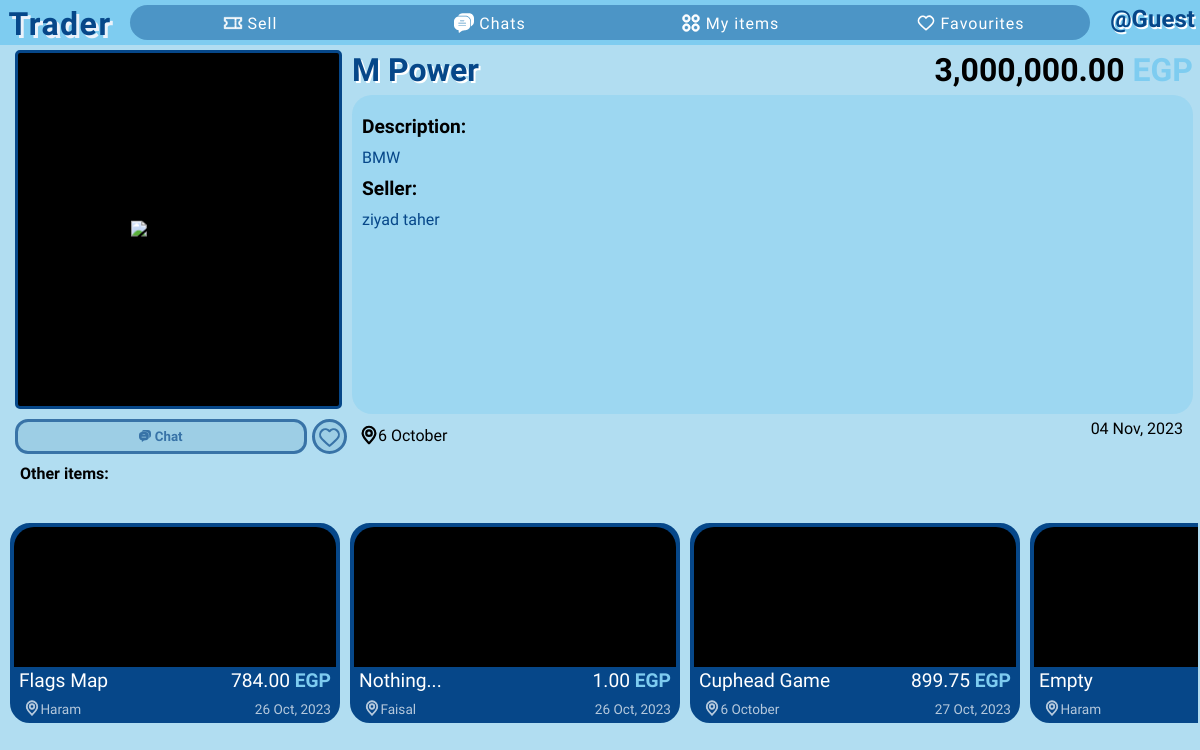
Page /21/ on the committed database.
### app/models.py (models this page shows)
class Item(db.Model):
    id = db.Column(db.Integer, primary_key=True)  # Item ID
    title = db.Column(db.String(100), nullable=False)  # Item title
    description = db.Column(db.Text, nullable=False)  # Item description
    location = db.Column(db.String(100), nullable=False)  # Item location
    price = db.Column(db.Float, default=0, nullable=False)  # Item price
    is_sold = db.Column(db.Boolean, default=False)  # Is item sold?
    created_at = db.Column(db.DateTime)  # Item creation timestamp
    owner = db.Column(db.Integer, db.ForeignKey("user.id"), nullable=False)  # Owner of the item
    images = db.relationship('Image', backref='images_set', lazy=True)  # Images associated with the item
    chats = db.relationship('Chat', backref='chats_set', lazy=True)  # Chats related to the item

class User(db.Model, UserMixin):
    id = db.Column(db.Integer, primary_key=True)  # User ID
    firstname = db.Column(db.String(50), nullable=False)  # First name
    lastname = db.Column(db.String(50), nullable=False)  # Last name
    username = db.Column(db.String(30), unique=True, nullable=False)  # Unique username
    email = db.Column(db.String(120), unique=True, nullable=False)  # Unique email
    password = db.Column(db.String(120), nullable=False)  # Password
    profile_color = db.Column(db.String(25), nullable=True, default=None)  # Profile color
    sent_chat = db.relationship('Chat', backref='sent_by_set', lazy=True, foreign_keys='Chat.sent_by')  # Chats sent by this user
    received_chat = db.relationship('Chat', backref='received_by_set', lazy=True, foreign_keys='Chat.received_by')  # Chats received by this user
    items = db.relationship('Item', backref='item_owner', lazy=True)  # Items posted by this user
    contacts = db.relationship('User', secondary=user_contacts,  # Many-to-many relationship for contacts
                               primaryjoin=(user_contacts.c.contact_id == id),
                               secondaryjoin=(user_contacts.c.contacted_id == id),
                               backref=db.backref('contacted_by', lazy='dynamic'),
                               lazy='dynamic')
    favourites = db.relationship('Item', secondary=favourite_items, backref=db.backref('fav_users', lazy='dynamic'))  # Many-to-many relationship for favorite items

### app/routes.py (the view)
@app.get("/<int:item_id>/")
def single_item(item_id):
    items = []
    item = None
    for entry in Item.query.all():
        if entry.id == item_id:
            item = entry
            seller = User.query.get(item.owner)
        elif entry.is_sold == False:
            items.append(entry)
    if not item:
        abort(404)
    if current_user.is_authenticated:
        is_favourite = item in current_user.favourites
    else:
        is_favourite = False
    return render_template("single-item.html", items=items, item=item, seller=seller, is_favourite=is_favourite)

### app/templates/single-item.html (shortened to what this page needs)
{% extends 'base.html' %}
{% block head %}
    <link rel="stylesheet" href="{{ url_for('static', filename='css/partials/item.css') }}">
    <link rel="stylesheet" href="{{ url_for('static', filename='css/single-item.css') }}">
{% endblock %}
{% block content %}
    <div class="grid-cont">
        <div class="item-img-cont">
            <img src="{{ url_for('serve_image', img_id=item.images[0].id) }}" alt="item-image">
        </div>
        {% if current_user.id == seller.id %}
        <div class="seller-btns edit-delete-status">
            <button class="edit-btn" id="edit-{{ item.id }}">
                <svg fill="green" height="12px" width="12px" version="1.1" xmlns="http://www.w3.org/2000/svg" xmlns:xlink="http://www.w3.org/1999/xlink" viewBox="0 0 348.882 348.882" xml:space="preserve" stroke="green"><g id="SVGRepo_bgCarrier" stroke-width="0"></g><g id="SVGRepo_tracerCarrier" stroke-linecap="round" stroke-linejoin="round"></g><g id="SVGRepo_iconCarrier"> <g> <path d="M333.988,11.758l-0.42-0.383C325.538,4.04,315.129,0,304.258,0c-12.187,0-23.888,5.159-32.104,14.153L116.803,184.231 c-1.416,1.55-2.49,3.379-3.154,5.37l-18.267,54.762c-2.112,6.331-1.052,13.333,2.835,18.729c3.918,5.438,10.23,8.685,16.886,8.685 c0,0,0.001,0,0.001,0c2.879,0,5.693-0.592,8.362-1.76l52.89-23.138c1.923-0.841,3.648-2.076,5.063-3.626L336.771,73.176 C352.937,55.479,351.69,27.929,333.988,11.758z M130.381,234.247l10.719-32.134l0.904-0.99l20.316,18.556l-0.904,0.99 L130.381,234.247z M314.621,52.943L182.553,197.53l-20.316-18.556L294.305,34.386c2.583-2.828,6.118-4.386,9.954-4.386 c3.365,0,6.588,1.252,9.082,3.53l0.419,0.383C319.244,38.922,319.63,47.459,314.621,52.943z"></path> <path d="M303.85,138.388c-8.284,0-15,6.716-15,15v127.347c0,21.034-17.113,38.147-38.147,38.147H68.904 c-21.035,0-38.147-17.113-38.147-38.147V100.413c0-21.034,17.113-38.147,38.147-38.147h131.587c8.284,0,15-6.716,15-15 s-6.716-15-15-15H68.904c-37.577,0-68.147,30.571-68.147,68.147v180.321c0,37.576,30.571,68.147,68.147,68.147h181.798 c37.576,0,68.147-30.571,68.147-68.147V153.388C318.85,145.104,312.134,138.388,303.85,138.388z"></path> </g> </g></svg>
                Edit
            </button>
            <button class="delete-btn" id="delete-{{ item.id }}">
                <svg fill="red" width="12px" height="12px" version="1.1" xmlns="http://www.w3.org/2000/svg" xmlns:xlink="http://www.w3.org/1999/xlink" viewBox="0 0 482.428 482.429" xml:space="preserve" stroke="red"><g id="SVGRepo_bgCarrier" stroke-width="0"></g><g id="SVGRepo_tracerCarrier" stroke-linecap="round" stroke-linejoin="round"></g><g id="SVGRepo_iconCarrier"> <g> <g> <path d="M381.163,57.799h-75.094C302.323,25.316,274.686,0,241.214,0c-33.471,0-61.104,25.315-64.85,57.799h-75.098 c-30.39,0-55.111,24.728-55.111,55.117v2.828c0,23.223,14.46,43.1,34.83,51.199v260.369c0,30.39,24.724,55.117,55.112,55.117 h210.236c30.389,0,55.111-24.729,55.111-55.117V166.944c20.369-8.1,34.83-27.977,34.83-51.199v-2.828 C436.274,82.527,411.551,57.799,381.163,57.799z M241.214,26.139c19.037,0,34.927,13.645,38.443,31.66h-76.879 C206.293,39.783,222.184,26.139,241.214,26.139z M375.305,427.312c0,15.978-13,28.979-28.973,28.979H136.096 c-15.973,0-28.973-13.002-28.973-28.979V170.861h268.182V427.312z M410.135,115.744c0,15.978-13,28.979-28.973,28.979H101.266 c-15.973,0-28.973-13.001-28.973-28.979v-2.828c0-15.978,13-28.979,28.973-28.979h279.897c15.973,0,28.973,13.001,28.973,28.979 V115.744z"></path> <path d="M171.144,422.863c7.218,0,13.069-5.853,13.069-13.068V262.641c0-7.216-5.852-13.07-13.069-13.07 c-7.217,0-13.069,5.854-13.069,13.07v147.154C158.074,417.012,163.926,422.863,171.144,422.863z"></path> <path d="M241.214,422.863c7.218,0,13.07-5.853,13.07-13.068V262.641c0-7.216-5.854-13.07-13.07-13.07 c-7.217,0-13.069,5.854-13.069,13.07v147.154C228.145,417.012,233.996,422.863,241.214,422.863z"></path> <path d="M311.284,422.863c7.217,0,13.068-5.853,13.068-13.068V262.641c0-7.216-5.852-13.07-13.068-13.07 c-7.219,0-13.07,5.854-13.07,13.07v147.154C298.213,417.012,304.067,422.863,311.284,422.863z"></path> </g> </g> </g></svg>
                Delete
            </button>
            <button class="status-btn" id="status-{{ item.id }}">
                {% if item.is_sold %}
                <svg fill="none" width="12px" height="12px" version="1.1" xmlns="http://www.w3.org/2000/svg" xmlns:xlink="http://www.w3.org/1999/xlink" viewBox="0 0 32 32" xml:space="preserve" stroke="black"><g id="SVGRepo_bgCarrier" stroke-whiteidth="0"></g><g id="SVGRepo_tracerCarrier" stroke-linecap="round" stroke-linejoin="round"></g><g id="SVGRepo_iconCarrier"> <style type="text/css"> .linesandangles_een{fill:white;} </style> <path class="linesandangles_een" d="M30,13V7H2v6c1.657,0,3,1.343,3,3s-1.343,3-3,3v6h28v-6c-1.657,0-3-1.343-3-3S28.343,13,30,13z M28,20.582V23h-7v-2h-2v2H4v-2.418C5.764,19.81,7,18.046,7,16s-1.236-3.81-3-4.583V9h15v2h2V9h7v2.417 c-1.764,0.773-3,2.536-3,4.583S26.236,19.81,28,20.582z M19,12h2v2h-2V12z M19,15h2v2h-2V15z M19,18h2v2h-2V18z"></path> </g></svg>
                Mark Active
                {% else %}
                <svg fill="none" width="12px" height="12px" viewBox="-13.6 -13.6 197.20 197.20" xmlns="http://www.w3.org/2000/svg"><g id="SVGRepo_bgCarrier" stroke-width="0"></g><g id="SVGRepo_tracerCarrier" stroke-linecap="round" stroke-linejoin="round" stroke="black" stroke-width="20.4"> <path d="M142.196 30.4125C142.586 30.0637 142.897 29.6356 143.109 29.1567C143.32 28.6778 143.427 28.1592 143.422 27.6357C143.417 27.1122 143.3 26.5959 143.079 26.1213C142.858 25.6467 142.538 25.2248 142.141 24.8838C141.722 24.5249 141.307 24.1678 140.895 23.8127C137.751 21.1093 134.5 18.3102 131.1 15.9225C105.123 -2.36044 78.1316 -2.4633 50.8803 7.23287C26.2068 16.0055 10.3619 33.5563 3.77909 59.3882C-3.56415 88.249 2.86618 113.71 22.9048 135.073C23.4261 135.625 23.9582 136.177 24.4895 136.704C35.2539 147.469 48.6614 154.115 59.2847 158.739C63.8445 160.731 87.2404 163.149 93.5707 162.206C131.19 156.588 155.946 135.37 164.569 99.8725C166.215 92.9194 167.035 85.7962 167.011 78.6508C166.974 71.1466 165.712 63.6988 163.275 56.6012C163.097 56.0703 162.805 55.5851 162.418 55.1805C162.031 54.7759 161.56 54.4618 161.037 54.2606C160.515 54.0595 159.954 53.9764 159.396 54.0171C158.838 54.0579 158.295 54.2216 157.808 54.4965L157.706 54.5547C156.931 54.9984 156.336 55.7005 156.027 56.5381C155.717 57.3757 155.712 58.2954 156.012 59.1364C158.212 65.2371 159.334 71.674 159.327 78.1592C159.251 85.9394 158.198 93.6792 156.192 101.197C150.248 122.8 136.038 138.545 112.75 149.315C89.0741 160.65 55.1215 149.19 46.0879 143.226C36.1031 136.4 27.3663 127.908 20.2596 118.121C9.11418 102.34 6.61369 79.6587 12.6028 58.9229C15.4055 49.3489 20.3036 40.5185 26.9421 33.0722C33.5806 25.6259 41.793 19.7503 50.9838 15.8714C74.8941 5.93474 98.8852 4.18192 122.285 19.0635C125.422 21.061 133.422 27.3424 137.465 30.5501C138.143 31.0882 138.99 31.3691 139.855 31.3432C140.721 31.3172 141.549 30.986 142.194 30.4082L142.196 30.4125Z" fill="#000000"></path> <path d="M74.6287 104.313C76.2312 102.79 77.1115 102.019 77.9173 101.177C103.753 74.1855 132.047 49.8851 160.508 25.7727C161.584 24.8619 162.685 23.7 163.958 23.3737C165.493 22.9815 167.996 23.4326 168.682 24.2661C169.133 24.8821 169.418 25.6035 169.509 26.3612C169.601 27.1189 169.496 27.8875 169.206 28.5932C168.537 30.3474 166.907 31.8498 165.429 33.1629C156.607 41.0019 147.538 48.5708 138.872 56.5716C120.756 73.3024 102.756 90.1576 84.8704 107.137C77.0334 114.561 74.0173 114.862 66.8059 106.929C62.0589 101.705 47.7328 84.0973 43.3455 78.5495C42.7256 77.6872 42.1735 76.7781 41.6941 75.8305C40.7045 74.0756 40.0576 72.1419 42.0246 70.7814C44.2158 69.2662 45.7707 70.8473 47.0696 72.4937C48.384 74.1607 49.5048 75.9916 50.9121 77.5713C55.2811 82.4737 69.908 99.1421 74.6287 104.313Z" fill="#000000"></path> </g><g id="SVGRepo_iconCarrier"> <path d="M142.196 30.4125C142.586 30.0637 142.897 29.6356 143.109 29.1567C143.32 28.6778 143.427 28.1592 143.422 27.6357C143.417 27.1122 143.3 26.5959 143.079 26.1213C142.858 25.6467 142.538 25.2248 142.141 24.8838C141.722 24.5249 141.307 24.1678 140.895 23.8127C137.751 21.1093 134.5 18.3102 131.1 15.9225C105.123 -2.36044 78.1316 -2.4633 50.8803 7.23287C26.2068 16.0055 10.3619 33.5563 3.77909 59.3882C-3.56415 88.249 2.86618 113.71 22.9048 135.073C23.4261 135.625 23.9582 136.177 24.4895 136.704C35.2539 147.469 48.6614 154.115 59.2847 158.739C63.8445 160.731 87.2404 163.149 93.5707 162.206C131.19 156.588 155.946 135.37 164.569 99.8725C166.215 92.9194 167.035 85.7962 167.011 78.6508C166.974 71.1466 165.712 63.6988 163.275 56.6012C163.097 56.0703 162.805 55.5851 162.418 55.1805C162.031 54.7759 161.56 54.4618 161.037 54.2606C160.515 54.0595 159.954 53.9764 159.396 54.0171C158.838 54.0579 158.295 54.2216 157.808 54.4965L157.706 54.5547C156.931 54.9984 156.336 55.7005 156.027 56.5381C155.717 57.3757 155.712 58.2954 156.012 59.1364C158.212 65.2371 159.334 71.674 159.327 78.1592C159.251 85.9394 158.198 93.6792 156.192 101.197C150.248 122.8 136.038 138.545 112.75 149.315C89.0741 160.65 55.1215 149.19 46.0879 143.226C36.1031 136.4 27.3663 127.908 20.2596 118.121C9.11418 102.34 6.61369 79.6587 12.6028 58.9229C15.4055 49.3489 20.3036 40.5185 26.9421 33.0722C33.5806 25.6259 41.793 19.7503 50.9838 15.8714C74.8941 5.93474 98.8852 4.18192 122.285 19.0635C125.422 21.061 133.422 27.3424 137.465 30.5501C138.143 31.0882 138.99 31.3691 139.855 31.3432C140.721 31.3172 141.549 30.986 142.194 30.4082L142.196 30.4125Z" fill="#000000"></path> <path d="M74.6287 104.313C76.2312 102.79 77.1115 102.019 77.9173 101.177C103.753 74.1855 132.047 49.8851 160.508 25.7727C161.584 24.8619 162.685 23.7 163.958 23.3737C165.493 22.9815 167.996 23.4326 168.682 24.2661C169.133 24.8821 169.418 25.6035 169.509 26.3612C169.601 27.1189 169.496 27.8875 169.206 28.5932C168.537 30.3474 166.907 31.8498 165.429 33.1629C156.607 41.0019 147.538 48.5708 138.872 56.5716C120.756 73.3024 102.756 90.1576 84.8704 107.137C77.0334 114.561 74.0173 114.862 66.8059 106.929C62.0589 101.705 47.7328 84.0973 43.3455 78.5495C42.7256 77.6872 42.1735 76.7781 41.6941 75.8305C40.7045 74.0756 40.0576 72.1419 42.0246 70.7814C44.2158 69.2662 45.7707 70.8473 47.0696 72.4937C48.384 74.1607 49.5048 75.9916 50.9121 77.5713C55.2811 82.4737 69.908 99.1421 74.6287 104.313Z" fill="#000000"></path> </g></svg>
                Mark Sold
                {% endif %}
            </button>
        </div>
        {% else %}
        <button class="chat-btn" onclick="window.location.href = `{{ url_for('single_chat', user_id=seller.id) }}?back=/{{ item.id }}/&item-id={{ item.id }}`">
            Chat
        </button>
        <button class="favourite-btn {% if is_favourite %}fav{% endif %}" onclick="toggleFavourite()">
        </button>
        {% endif %}
        <div class="title-price">
            <h2 class="item-title">{{ item.title }}</h2>
            <div class="price-cont">{{ price_format(item.price) }} <span class="egp">EGP</span></div>
        </div>
        <div class="description-cont">
            <div>Description:</div>
            {{ item.description }}
            <div>Seller:</div>
            {{ seller.firstname }} {{ seller.lastname }}
        </div>
        <div class="location-cont">
            {{ item.location }}
        </div>
        <div class="item-created-at">{{ date_format(item.created_at, force_datetime=True) }}</div>
        <div class="other-items-cont">
            <div class="title">Other items:</div>
            <div class="other-items">
                {% for item in items %}
                    {% include 'partials/item.html' %}
                {% endfor %}
            </div>
        </div>
    </div>
{% endblock %}

### app/templates/partials/item.html (shortened to what this page needs)
<div class="single-item-cont location-{% if item.location == '6 October' %}october{% else %}{{ item.location|lower }}{% endif %}" id="item-{{ item.id }}">
    <a class="item" href="{{ url_for('single_item', item_id=item.id) }}">
        <div class="img-cont">
        </div>
        <div class="upper">
            <div class="item-title">{{ item.title }}</div>
            <div class="item-price">{{ price_format(item.price) }} <span class="egp">EGP</span></div>
        </div>
        <div class="lower">
            <div class="item-location">
                {{ item.location }}
            </div>
            <div>{{ date_format(item.created_at) }}</div>
        </div>
    </a>
</div>

### rows in the picture
Item: title "M Power", price "3,000,000.00", description "BMW", location "6 October", created_at "04 Nov, 2023"
User: firstname "ziyad", lastname "taher"
Item: title "Flags Map", price "784.00", location "Haram", created_at "26 Oct, 2023"
Item: title "Nothing...", price "1.00", location "Faisal", created_at "26 Oct, 2023"
Item: title "Cuphead Game", price "899.75", location "6 October", created_at "27 Oct, 2023"
Item: title "Empty", location "Haram"
